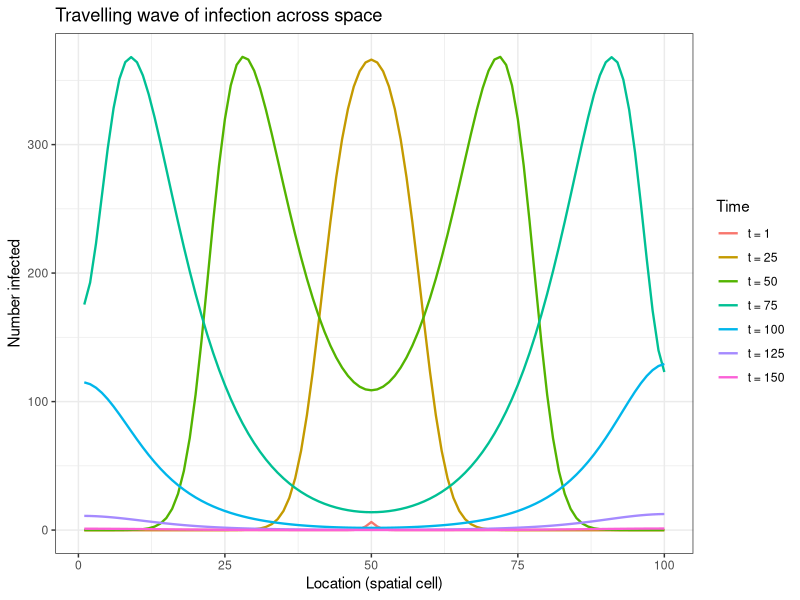

This chart was generated by the following R code:
library(deSolve)
library(ggplot2)

# -------------------------------------------------------
# Reaction-diffusion SIR: discretised in 1D space
# -------------------------------------------------------

spatial_sir <- function(t, state, parms) {
  n     <- parms$n
  beta  <- parms$beta
  gamma <- parms$gamma
  D     <- parms$D
  
  S <- state[1:n]
  I <- state[(n + 1):(2 * n)]
  R <- state[(2 * n + 1):(3 * n)]
  N <- S + I + R
  
  # SIR dynamics at each location
  dS <- -beta * S * I / N
  dI <-  beta * S * I / N - gamma * I
  dR <-  gamma * I
  
  # Diffusion: finite difference Laplacian with reflecting boundaries
  laplacian <- function(x) {
    c(x[2] - x[1],
      x[3:n] - 2 * x[2:(n - 1)] + x[1:(n - 2)],
      x[n - 1] - x[n])
  }
  
  dS <- dS + D * laplacian(S)
  dI <- dI + D * laplacian(I)
  dR <- dR + D * laplacian(R)
  
  list(c(dS, dI, dR))
}

# -------------------------------------------------------
# Parameters and initial conditions
# -------------------------------------------------------
n     <- 100    # number of spatial cells
beta  <- 0.4    # transmission rate
gamma <- 0.1    # recovery rate
D     <- 0.5    # diffusion coefficient

# All cells start with 990 susceptibles and 0 infecteds,
# except cell 1 which has 10 infecteds to seed the outbreak.
S0 <- rep(990, n)
I0 <- rep(0, n); I0[50] <- 10
R0 <- rep(0,   n)

state <- c(S0, I0, R0)
parms <- list(beta = beta, gamma = gamma, D = D, n = n)
times <- seq(0, 150, by = 1)

out <- ode(y = state, times = times, func = spatial_sir,
           parms = parms, method = "lsoda")

# -------------------------------------------------------
# Extract infected counts and plot snapshots over time
# -------------------------------------------------------
I_mat <- out[, (n + 2):(2 * n + 1)]  # I for each cell at each time

# Pick a few time snapshots to plot
snap_times <- c(1, 25, 50, 75, 100, 125, 150)
snap_idx   <- match(snap_times, times)

plot_df <- do.call(rbind, lapply(seq_along(snap_times), function(k) {
  data.frame(
    location = 1:n,
    infected = I_mat[snap_idx[k], ],
    time     = paste0("t = ", snap_times[k])
  )
}))
plot_df$time <- factor(plot_df$time,
                       levels = paste0("t = ", snap_times))

ggplot(plot_df, aes(x = location, y = infected, colour = time)) +
  geom_line(linewidth = 0.8) +
  labs(x = "Location (spatial cell)",
       y = "Number infected",
       colour = "Time",
       title = "Travelling wave of infection across space") +
  theme_bw()
